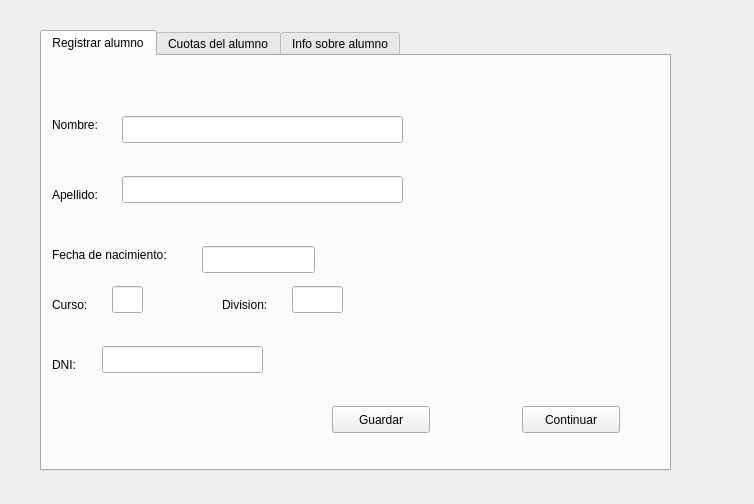
<?xml version="1.0" encoding="UTF-8"?>
<ui version="4.0">
 <class>Form</class>
 <widget class="QWidget" name="Form">
  <property name="geometry">
   <rect>
    <x>0</x>
    <y>0</y>
    <width>754</width>
    <height>504</height>
   </rect>
  </property>
  <property name="windowTitle">
   <string>Cole</string>
  </property>
  <widget class="QTabWidget" name="tabWidget">
   <property name="geometry">
    <rect>
     <x>40</x>
     <y>30</y>
     <width>631</width>
     <height>441</height>
    </rect>
   </property>
   <property name="currentIndex">
    <number>0</number>
   </property>
   <widget class="QWidget" name="tab_2">
    <attribute name="title">
     <string>Registrar alumno</string>
    </attribute>
    <widget class="QLabel" name="label_5">
     <property name="geometry">
      <rect>
       <x>10</x>
       <y>60</y>
       <width>61</width>
       <height>17</height>
      </rect>
     </property>
     <property name="text">
      <string>Nombre:</string>
     </property>
    </widget>
    <widget class="QLineEdit" name="Nombre">
     <property name="geometry">
      <rect>
       <x>80</x>
       <y>60</y>
       <width>281</width>
       <height>27</height>
      </rect>
     </property>
    </widget>
    <widget class="QLabel" name="label_6">
     <property name="geometry">
      <rect>
       <x>10</x>
       <y>190</y>
       <width>151</width>
       <height>17</height>
      </rect>
     </property>
     <property name="text">
      <string>Fecha de nacimiento:</string>
     </property>
    </widget>
    <widget class="QLabel" name="label_7">
     <property name="geometry">
      <rect>
       <x>10</x>
       <y>240</y>
       <width>51</width>
       <height>17</height>
      </rect>
     </property>
     <property name="text">
      <string>Curso:</string>
     </property>
    </widget>
    <widget class="QPushButton" name="pushButton_5">
     <property name="geometry">
      <rect>
       <x>290</x>
       <y>350</y>
       <width>98</width>
       <height>27</height>
      </rect>
     </property>
     <property name="text">
      <string>Guardar</string>
     </property>
    </widget>
    <widget class="QLineEdit" name="Curso">
     <property name="geometry">
      <rect>
       <x>70</x>
       <y>230</y>
       <width>31</width>
       <height>27</height>
      </rect>
     </property>
    </widget>
    <widget class="QLabel" name="label_9">
     <property name="geometry">
      <rect>
       <x>10</x>
       <y>300</y>
       <width>31</width>
       <height>17</height>
      </rect>
     </property>
     <property name="text">
      <string>DNI:</string>
     </property>
    </widget>
    <widget class="QLineEdit" name="Dni">
     <property name="geometry">
      <rect>
       <x>60</x>
       <y>290</y>
       <width>161</width>
       <height>27</height>
      </rect>
     </property>
    </widget>
    <widget class="QLabel" name="lblResultados">
     <property name="geometry">
      <rect>
       <x>110</x>
       <y>340</y>
       <width>301</width>
       <height>17</height>
      </rect>
     </property>
     <property name="text">
      <string/>
     </property>
    </widget>
    <widget class="QLabel" name="label_10">
     <property name="geometry">
      <rect>
       <x>10</x>
       <y>130</y>
       <width>66</width>
       <height>17</height>
      </rect>
     </property>
     <property name="text">
      <string>Apellido:</string>
     </property>
    </widget>
    <widget class="QLineEdit" name="Apellido">
     <property name="geometry">
      <rect>
       <x>80</x>
       <y>120</y>
       <width>281</width>
       <height>27</height>
      </rect>
     </property>
    </widget>
    <widget class="QLabel" name="label_11">
     <property name="geometry">
      <rect>
       <x>180</x>
       <y>240</y>
       <width>66</width>
       <height>17</height>
      </rect>
     </property>
     <property name="text">
      <string>Division:</string>
     </property>
    </widget>
    <widget class="QLineEdit" name="Division">
     <property name="geometry">
      <rect>
       <x>250</x>
       <y>230</y>
       <width>51</width>
       <height>27</height>
      </rect>
     </property>
    </widget>
    <widget class="QPushButton" name="pushButton">
     <property name="geometry">
      <rect>
       <x>480</x>
       <y>350</y>
       <width>98</width>
       <height>27</height>
      </rect>
     </property>
     <property name="text">
      <string>Continuar</string>
     </property>
    </widget>
    <widget class="QLineEdit" name="FechaNac">
     <property name="geometry">
      <rect>
       <x>160</x>
       <y>190</y>
       <width>113</width>
       <height>27</height>
      </rect>
     </property>
    </widget>
   </widget>
   <widget class="QWidget" name="Tab1">
    <attribute name="title">
     <string>Cuotas del alumno</string>
    </attribute>
    <widget class="QLabel" name="nom">
     <property name="geometry">
      <rect>
       <x>10</x>
       <y>50</y>
       <width>31</width>
       <height>17</height>
      </rect>
     </property>
     <property name="text">
      <string>DNI:</string>
     </property>
    </widget>
    <widget class="QLabel" name="label">
     <property name="geometry">
      <rect>
       <x>10</x>
       <y>100</y>
       <width>121</width>
       <height>17</height>
      </rect>
     </property>
     <property name="text">
      <string>Cuotas que debe:</string>
     </property>
    </widget>
    <widget class="QLabel" name="label_2">
     <property name="geometry">
      <rect>
       <x>230</x>
       <y>100</y>
       <width>121</width>
       <height>17</height>
      </rect>
     </property>
     <property name="text">
      <string>Cuotas que pagó:</string>
     </property>
    </widget>
    <widget class="QLabel" name="label_3">
     <property name="geometry">
      <rect>
       <x>10</x>
       <y>150</y>
       <width>141</width>
       <height>17</height>
      </rect>
     </property>
     <property name="text">
      <string>Precio de las cuotas:</string>
     </property>
    </widget>
    <widget class="QLineEdit" name="PC">
     <property name="geometry">
      <rect>
       <x>160</x>
       <y>150</y>
       <width>81</width>
       <height>27</height>
      </rect>
     </property>
    </widget>
    <widget class="QLabel" name="label_4">
     <property name="geometry">
      <rect>
       <x>20</x>
       <y>290</y>
       <width>41</width>
       <height>17</height>
      </rect>
     </property>
     <property name="text">
      <string>Total:</string>
     </property>
    </widget>
    <widget class="QComboBox" name="cmbDni">
     <property name="geometry">
      <rect>
       <x>80</x>
       <y>30</y>
       <width>241</width>
       <height>27</height>
      </rect>
     </property>
    </widget>
    <widget class="QPushButton" name="btn_continuar">
     <property name="geometry">
      <rect>
       <x>470</x>
       <y>340</y>
       <width>98</width>
       <height>27</height>
      </rect>
     </property>
     <property name="text">
      <string>Continuar</string>
     </property>
    </widget>
    <widget class="QPushButton" name="pushButton_4">
     <property name="geometry">
      <rect>
       <x>110</x>
       <y>220</y>
       <width>98</width>
       <height>27</height>
      </rect>
     </property>
     <property name="text">
      <string>Aceptar</string>
     </property>
    </widget>
    <widget class="QLineEdit" name="D">
     <property name="geometry">
      <rect>
       <x>130</x>
       <y>90</y>
       <width>71</width>
       <height>27</height>
      </rect>
     </property>
    </widget>
    <widget class="QLineEdit" name="P">
     <property name="geometry">
      <rect>
       <x>360</x>
       <y>90</y>
       <width>61</width>
       <height>27</height>
      </rect>
     </property>
    </widget>
    <widget class="QListWidget" name="lista">
     <property name="geometry">
      <rect>
       <x>90</x>
       <y>290</y>
       <width>321</width>
       <height>101</height>
      </rect>
     </property>
    </widget>
    <widget class="QPushButton" name="pushButton_2">
     <property name="geometry">
      <rect>
       <x>460</x>
       <y>290</y>
       <width>98</width>
       <height>27</height>
      </rect>
     </property>
     <property name="text">
      <string>Limpiar</string>
     </property>
    </widget>
   </widget>
   <widget class="QWidget" name="tab">
    <attribute name="title">
     <string>Info sobre alumno</string>
    </attribute>
    <widget class="QLabel" name="label_8">
     <property name="geometry">
      <rect>
       <x>60</x>
       <y>40</y>
       <width>41</width>
       <height>17</height>
      </rect>
     </property>
     <property name="text">
      <string>DNI:</string>
     </property>
    </widget>
    <widget class="QComboBox" name="cmbDni2">
     <property name="geometry">
      <rect>
       <x>100</x>
       <y>40</y>
       <width>321</width>
       <height>27</height>
      </rect>
     </property>
    </widget>
    <widget class="QPushButton" name="btn_mostrar">
     <property name="geometry">
      <rect>
       <x>500</x>
       <y>360</y>
       <width>98</width>
       <height>27</height>
      </rect>
     </property>
     <property name="text">
      <string>Limpiar</string>
     </property>
    </widget>
    <widget class="QListWidget" name="lista2">
     <property name="geometry">
      <rect>
       <x>70</x>
       <y>110</y>
       <width>401</width>
       <height>281</height>
      </rect>
     </property>
    </widget>
   </widget>
  </widget>
 </widget>
 <tabstops>
  <tabstop>Nombre</tabstop>
  <tabstop>Apellido</tabstop>
  <tabstop>FechaNac</tabstop>
  <tabstop>Curso</tabstop>
  <tabstop>Division</tabstop>
  <tabstop>Dni</tabstop>
  <tabstop>pushButton_5</tabstop>
  <tabstop>pushButton</tabstop>
  <tabstop>cmbDni</tabstop>
  <tabstop>D</tabstop>
  <tabstop>P</tabstop>
  <tabstop>PC</tabstop>
  <tabstop>pushButton_4</tabstop>
  <tabstop>pushButton_2</tabstop>
  <tabstop>btn_continuar</tabstop>
  <tabstop>cmbDni2</tabstop>
  <tabstop>btn_mostrar</tabstop>
  <tabstop>lista2</tabstop>
  <tabstop>tabWidget</tabstop>
  <tabstop>lista</tabstop>
 </tabstops>
 <resources/>
 <connections>
  <connection>
   <sender>btn_continuar</sender>
   <signal>clicked()</signal>
   <receiver>Form</receiver>
   <slot>continuar()</slot>
   <hints>
    <hint type="sourcelabel">
     <x>599</x>
     <y>427</y>
    </hint>
    <hint type="destinationlabel">
     <x>602</x>
     <y>10</y>
    </hint>
   </hints>
  </connection>
  <connection>
   <sender>pushButton_4</sender>
   <signal>clicked()</signal>
   <receiver>Form</receiver>
   <slot>aceptar()</slot>
   <hints>
    <hint type="sourcelabel">
     <x>239</x>
     <y>307</y>
    </hint>
    <hint type="destinationlabel">
     <x>69</x>
     <y>282</y>
    </hint>
   </hints>
  </connection>
  <connection>
   <sender>pushButton_5</sender>
   <signal>clicked()</signal>
   <receiver>Form</receiver>
   <slot>guardar()</slot>
   <hints>
    <hint type="sourcelabel">
     <x>359</x>
     <y>427</y>
    </hint>
    <hint type="destinationlabel">
     <x>678</x>
     <y>236</y>
    </hint>
   </hints>
  </connection>
  <connection>
   <sender>pushButton_4</sender>
   <signal>clicked()</signal>
   <receiver>Form</receiver>
   <slot>guardar2()</slot>
   <hints>
    <hint type="sourcelabel">
     <x>239</x>
     <y>307</y>
    </hint>
    <hint type="destinationlabel">
     <x>67</x>
     <y>365</y>
    </hint>
   </hints>
  </connection>
  <connection>
   <sender>pushButton</sender>
   <signal>clicked()</signal>
   <receiver>Form</receiver>
   <slot>continuar()</slot>
   <hints>
    <hint type="sourcelabel">
     <x>569</x>
     <y>434</y>
    </hint>
    <hint type="destinationlabel">
     <x>632</x>
     <y>492</y>
    </hint>
   </hints>
  </connection>
  <connection>
   <sender>pushButton_2</sender>
   <signal>clicked()</signal>
   <receiver>Form</receiver>
   <slot>limpiar()</slot>
   <hints>
    <hint type="sourcelabel">
     <x>559</x>
     <y>371</y>
    </hint>
    <hint type="destinationlabel">
     <x>679</x>
     <y>325</y>
    </hint>
   </hints>
  </connection>
  <connection>
   <sender>btn_continuar</sender>
   <signal>clicked()</signal>
   <receiver>Form</receiver>
   <slot>limpiar()</slot>
   <hints>
    <hint type="sourcelabel">
     <x>554</x>
     <y>407</y>
    </hint>
    <hint type="destinationlabel">
     <x>523</x>
     <y>492</y>
    </hint>
   </hints>
  </connection>
  <connection>
   <sender>cmbDni2</sender>
   <signal>currentIndexChanged(QString)</signal>
   <receiver>Form</receiver>
   <slot>mostrar()</slot>
   <hints>
    <hint type="sourcelabel">
     <x>348</x>
     <y>119</y>
    </hint>
    <hint type="destinationlabel">
     <x>315</x>
     <y>8</y>
    </hint>
   </hints>
  </connection>
  <connection>
   <sender>btn_mostrar</sender>
   <signal>clicked()</signal>
   <receiver>Form</receiver>
   <slot>limpiar2()</slot>
   <hints>
    <hint type="sourcelabel">
     <x>590</x>
     <y>429</y>
    </hint>
    <hint type="destinationlabel">
     <x>546</x>
     <y>13</y>
    </hint>
   </hints>
  </connection>
  <connection>
   <sender>cmbDni</sender>
   <signal>currentIndexChanged(QString)</signal>
   <receiver>Form</receiver>
   <slot>ver()</slot>
   <hints>
    <hint type="sourcelabel">
     <x>231</x>
     <y>104</y>
    </hint>
    <hint type="destinationlabel">
     <x>171</x>
     <y>10</y>
    </hint>
   </hints>
  </connection>
 </connections>
 <slots>
  <slot>aceptar()</slot>
  <slot>buscar()</slot>
  <slot>continuar()</slot>
  <slot>guardar()</slot>
  <slot>mostrar()</slot>
  <slot>guardar2()</slot>
  <slot>ver()</slot>
  <slot>limpiar()</slot>
  <slot>limpiar2()</slot>
 </slots>
</ui>
